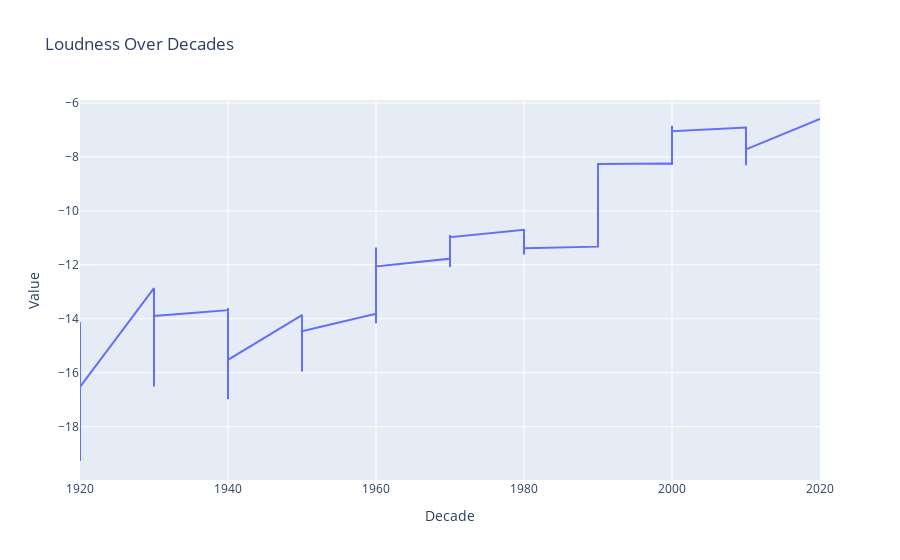

Write notebook code for a chart like this one.
### Markdown cell above
- We notice an evolution of certain featuers over decades, like the descending trend of acousticness over time due to the introduction of electronics and computers into music production.

- Other featuers such as danceability and energy accused an increase, probably due to the apparition of new musical genres such as pop and EDM, the fast paces modern lifestyle also have a major contribution, as well as the vogue nature of night lifestyle in recent times.

### Code cell
#trend of loudness over decades

fig=go.Figure()

fig.add_trace(go.Scatter(x=year_data['decade'],y=year_data['loudness'],mode='lines',name='loudness'))

fig.update_layout(
    title='Loudness Over Decades',
    xaxis_title='Decade',
    yaxis_title='Value',
    legend_title='Features',
    hovermode='x unified'
)

fig.show()

### Figure 1 — Plotly figure (JSON) as saved in the notebook; plotly's stock layout.template omitted (floating-point values rounded to 4 significant figures)
{"data": [{"mode": "lines", "name": "loudness", "type": "scatter", "x": [1920, 1920, 1920, 1920, 1920, 1920, 1920, 1920, 1920, 1930, 1930, 1930, 1930, 1930, 1930, 1930, 1930, 1930, 1930, 1940, 1940, 1940, 1940, 1940, 1940, 1940, 1940, 1940, 1940, 1950, 1950, 1950, 1950, 1950, 1950, 1950, 1950, 1950, 1950, 1960, 1960, 1960, 1960, 1960, 1960, 1960, 1960, 1960, 1960, 1970, 1970, 1970, 1970, 1970, 1970, 1970, 1970, 1970, 1970, 1980, 1980, 1980, 1980, 1980, 1980, 1980, 1980, 1980, 1980, 1990, 1990, 1990, 1990, 1990, 1990, 1990, 1990, 1990, 1990, 2000, 2000, 2000, 2000, 2000, 2000, 2000, 2000, 2000, 2000, 2010, 2010, 2010, 2010, 2010, 2010, 2010, 2010, 2010, 2010, 2020], "y": [-17.05, -19.28, -14.13, -14.23, -14.15, -18.49, -14.42, -17.19, -16.53, -12.87, -16.52, -13.36, -13.07, -14.76, -15.41, -14.61, -13.12, -14.29, -13.9, -13.68, -15.76, -15.03, -13.6, -14.58, -16.98, -16.92, -14.38, -15.51, -15.53, -13.86, -15.81, -15.96, -15.5, -15.41, -13.84, -14.18, -14.12, -14.17, -14.46, -13.81, -14.17, -13.18, -13.67, -13.05, -11.89, -11.36, -11.71, -12.04, -12.06, -11.77, -12.08, -11.77, -11.26, -11.82, -11.49, -11.11, -11.08, -10.89, -10.98, -10.7, -10.92, -10.93, -11.2, -11.52, -11.36, -11.1, -11.62, -11.52, -11.38, -11.33, -10.96, -10.58, -10.88, -10.28, -10.12, -9.444, -9.201, -8.971, -8.266, -8.248, -8.305, -7.687, -7.486, -7.602, -7.466, -7.266, -7.045, -6.844, -7.046, -6.91, -7.575, -7.261, -7.472, -7.067, -7.626, -8.061, -8.313, -7.169, -7.722, -6.595]}], "layout": {"hovermode": "x unified", "legend": {"title": {"text": "Features"}}, "title": {"text": "Loudness Over Decades"}, "xaxis": {"title": {"text": "Decade"}}, "yaxis": {"title": {"text": "Value"}}}}
